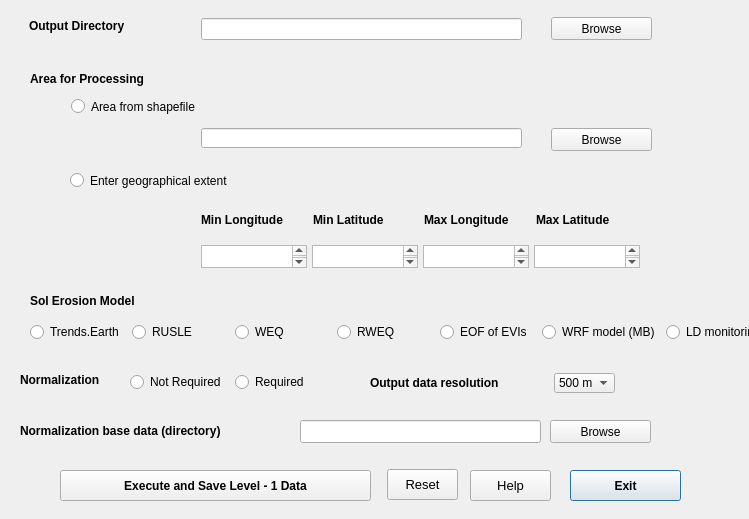
<?xml version="1.0" encoding="UTF-8"?>
<ui version="4.0">
 <class>lvl1SingleComponentDialogBase</class>
 <widget class="QDialog" name="lvl1SingleComponentDialogBase">
  <property name="geometry">
   <rect>
    <x>0</x>
    <y>0</y>
    <width>749</width>
    <height>519</height>
   </rect>
  </property>
  <property name="windowTitle">
   <string>Level 1 Single Component</string>
  </property>
  <widget class="QPushButton" name="pushButton_2">
   <property name="geometry">
    <rect>
     <x>570</x>
     <y>470</y>
     <width>111</width>
     <height>31</height>
    </rect>
   </property>
   <property name="sizePolicy">
    <sizepolicy hsizetype="Fixed" vsizetype="Fixed">
     <horstretch>0</horstretch>
     <verstretch>0</verstretch>
    </sizepolicy>
   </property>
   <property name="font">
    <font>
     <pointsize>9</pointsize>
     <weight>75</weight>
     <bold>true</bold>
    </font>
   </property>
   <property name="text">
    <string>Exit</string>
   </property>
  </widget>
  <widget class="QLabel" name="label_7">
   <property name="geometry">
    <rect>
     <x>30</x>
     <y>290</y>
     <width>141</width>
     <height>22</height>
    </rect>
   </property>
   <property name="font">
    <font>
     <pointsize>9</pointsize>
     <weight>75</weight>
     <bold>true</bold>
    </font>
   </property>
   <property name="text">
    <string>Sol Erosion Model</string>
   </property>
  </widget>
  <widget class="QLineEdit" name="lineEdit_5">
   <property name="geometry">
    <rect>
     <x>300</x>
     <y>420</y>
     <width>241</width>
     <height>23</height>
    </rect>
   </property>
   <property name="sizePolicy">
    <sizepolicy hsizetype="Fixed" vsizetype="Fixed">
     <horstretch>0</horstretch>
     <verstretch>0</verstretch>
    </sizepolicy>
   </property>
   <property name="font">
    <font>
     <pointsize>9</pointsize>
    </font>
   </property>
  </widget>
  <widget class="QPushButton" name="pushButton">
   <property name="geometry">
    <rect>
     <x>60</x>
     <y>470</y>
     <width>311</width>
     <height>31</height>
    </rect>
   </property>
   <property name="sizePolicy">
    <sizepolicy hsizetype="Fixed" vsizetype="Fixed">
     <horstretch>0</horstretch>
     <verstretch>0</verstretch>
    </sizepolicy>
   </property>
   <property name="font">
    <font>
     <pointsize>9</pointsize>
     <weight>75</weight>
     <bold>true</bold>
    </font>
   </property>
   <property name="text">
    <string>Execute and Save Level - 1 Data</string>
   </property>
  </widget>
  <widget class="QLabel" name="label_8">
   <property name="geometry">
    <rect>
     <x>20</x>
     <y>369</y>
     <width>111</width>
     <height>22</height>
    </rect>
   </property>
   <property name="font">
    <font>
     <pointsize>9</pointsize>
     <weight>75</weight>
     <bold>true</bold>
    </font>
   </property>
   <property name="text">
    <string>Normalization</string>
   </property>
  </widget>
  <widget class="QLabel" name="label_4">
   <property name="geometry">
    <rect>
     <x>29</x>
     <y>15</y>
     <width>151</width>
     <height>21</height>
    </rect>
   </property>
   <property name="font">
    <font>
     <pointsize>9</pointsize>
     <weight>75</weight>
     <bold>true</bold>
    </font>
   </property>
   <property name="text">
    <string>Output Directory</string>
   </property>
  </widget>
  <widget class="QLineEdit" name="lineEdit_4">
   <property name="geometry">
    <rect>
     <x>201</x>
     <y>18</y>
     <width>321</width>
     <height>22</height>
    </rect>
   </property>
   <property name="sizePolicy">
    <sizepolicy hsizetype="Fixed" vsizetype="Fixed">
     <horstretch>0</horstretch>
     <verstretch>0</verstretch>
    </sizepolicy>
   </property>
   <property name="font">
    <font>
     <pointsize>9</pointsize>
    </font>
   </property>
  </widget>
  <widget class="QWidget" name="layoutWidget_2">
   <property name="geometry">
    <rect>
     <x>130</x>
     <y>370</y>
     <width>203</width>
     <height>24</height>
    </rect>
   </property>
   <property name="font">
    <font>
     <pointsize>9</pointsize>
    </font>
   </property>
   <layout class="QHBoxLayout" name="horizontalLayout_2">
    <item>
     <widget class="QRadioButton" name="radioButton_8">
      <property name="font">
       <font>
        <pointsize>9</pointsize>
       </font>
      </property>
      <property name="text">
       <string>Not Required</string>
      </property>
     </widget>
    </item>
    <item>
     <widget class="QRadioButton" name="radioButton_7">
      <property name="font">
       <font>
        <pointsize>9</pointsize>
       </font>
      </property>
      <property name="text">
       <string>Required</string>
      </property>
     </widget>
    </item>
   </layout>
  </widget>
  <widget class="QLabel" name="label_10">
   <property name="geometry">
    <rect>
     <x>20</x>
     <y>420</y>
     <width>271</width>
     <height>22</height>
    </rect>
   </property>
   <property name="font">
    <font>
     <pointsize>9</pointsize>
     <weight>75</weight>
     <bold>true</bold>
    </font>
   </property>
   <property name="text">
    <string>Normalization base data (directory)</string>
   </property>
  </widget>
  <widget class="QLabel" name="label_5">
   <property name="geometry">
    <rect>
     <x>30</x>
     <y>68</y>
     <width>151</width>
     <height>22</height>
    </rect>
   </property>
   <property name="font">
    <font>
     <pointsize>9</pointsize>
     <weight>75</weight>
     <bold>true</bold>
    </font>
   </property>
   <property name="text">
    <string>Area for Processing</string>
   </property>
  </widget>
  <widget class="QPushButton" name="pushButton_3">
   <property name="geometry">
    <rect>
     <x>551</x>
     <y>17</y>
     <width>101</width>
     <height>23</height>
    </rect>
   </property>
   <property name="sizePolicy">
    <sizepolicy hsizetype="Fixed" vsizetype="Fixed">
     <horstretch>0</horstretch>
     <verstretch>0</verstretch>
    </sizepolicy>
   </property>
   <property name="font">
    <font>
     <pointsize>9</pointsize>
    </font>
   </property>
   <property name="text">
    <string>Browse</string>
   </property>
  </widget>
  <widget class="QLineEdit" name="lineEdit_2">
   <property name="geometry">
    <rect>
     <x>201</x>
     <y>128</y>
     <width>321</width>
     <height>20</height>
    </rect>
   </property>
   <property name="font">
    <font>
     <pointsize>9</pointsize>
    </font>
   </property>
  </widget>
  <widget class="QPushButton" name="pushButton_4">
   <property name="geometry">
    <rect>
     <x>551</x>
     <y>128</y>
     <width>101</width>
     <height>23</height>
    </rect>
   </property>
   <property name="sizePolicy">
    <sizepolicy hsizetype="Fixed" vsizetype="Fixed">
     <horstretch>0</horstretch>
     <verstretch>0</verstretch>
    </sizepolicy>
   </property>
   <property name="font">
    <font>
     <pointsize>9</pointsize>
    </font>
   </property>
   <property name="text">
    <string>Browse</string>
   </property>
  </widget>
  <widget class="QSplitter" name="splitter_7">
   <property name="geometry">
    <rect>
     <x>201</x>
     <y>210</y>
     <width>440</width>
     <height>20</height>
    </rect>
   </property>
   <property name="font">
    <font>
     <pointsize>9</pointsize>
     <kerning>true</kerning>
    </font>
   </property>
   <property name="toolTip">
    <string/>
   </property>
   <property name="orientation">
    <enum>Qt::Horizontal</enum>
   </property>
   <widget class="QWidget" name="layoutWidget">
    <property name="font">
     <font>
      <pointsize>9</pointsize>
      <kerning>true</kerning>
     </font>
    </property>
    <property name="toolTip">
     <string/>
    </property>
    <layout class="QHBoxLayout" name="horizontalLayout">
     <item>
      <widget class="QLabel" name="label_11">
       <property name="font">
        <font>
         <pointsize>9</pointsize>
         <weight>75</weight>
         <bold>true</bold>
         <kerning>true</kerning>
        </font>
       </property>
       <property name="toolTip">
        <string/>
       </property>
       <property name="text">
        <string>Min Longitude</string>
       </property>
      </widget>
     </item>
     <item>
      <widget class="QLabel" name="label_12">
       <property name="font">
        <font>
         <pointsize>9</pointsize>
         <weight>75</weight>
         <bold>true</bold>
         <kerning>true</kerning>
        </font>
       </property>
       <property name="toolTip">
        <string/>
       </property>
       <property name="text">
        <string>Min Latitude</string>
       </property>
      </widget>
     </item>
     <item>
      <widget class="QLabel" name="label_13">
       <property name="font">
        <font>
         <pointsize>9</pointsize>
         <weight>75</weight>
         <bold>true</bold>
         <kerning>true</kerning>
        </font>
       </property>
       <property name="toolTip">
        <string/>
       </property>
       <property name="text">
        <string>Max Longitude</string>
       </property>
      </widget>
     </item>
     <item>
      <widget class="QLabel" name="label_14">
       <property name="font">
        <font>
         <pointsize>9</pointsize>
         <weight>75</weight>
         <bold>true</bold>
         <kerning>true</kerning>
        </font>
       </property>
       <property name="toolTip">
        <string/>
       </property>
       <property name="text">
        <string>Max Latitude</string>
       </property>
      </widget>
     </item>
    </layout>
   </widget>
  </widget>
  <widget class="QRadioButton" name="radioButton">
   <property name="geometry">
    <rect>
     <x>71</x>
     <y>98</y>
     <width>161</width>
     <height>17</height>
    </rect>
   </property>
   <property name="font">
    <font>
     <pointsize>9</pointsize>
    </font>
   </property>
   <property name="text">
    <string>Area from shapefile</string>
   </property>
  </widget>
  <widget class="QRadioButton" name="radioButton_2">
   <property name="geometry">
    <rect>
     <x>70</x>
     <y>170</y>
     <width>201</width>
     <height>21</height>
    </rect>
   </property>
   <property name="font">
    <font>
     <pointsize>9</pointsize>
    </font>
   </property>
   <property name="text">
    <string>Enter geographical extent</string>
   </property>
  </widget>
  <widget class="QPushButton" name="pushButton_5">
   <property name="geometry">
    <rect>
     <x>550</x>
     <y>420</y>
     <width>101</width>
     <height>23</height>
    </rect>
   </property>
   <property name="sizePolicy">
    <sizepolicy hsizetype="Fixed" vsizetype="Fixed">
     <horstretch>0</horstretch>
     <verstretch>0</verstretch>
    </sizepolicy>
   </property>
   <property name="font">
    <font>
     <pointsize>9</pointsize>
    </font>
   </property>
   <property name="text">
    <string>Browse</string>
   </property>
  </widget>
  <widget class="QWidget" name="layoutWidget_3">
   <property name="geometry">
    <rect>
     <x>30</x>
     <y>320</y>
     <width>825</width>
     <height>24</height>
    </rect>
   </property>
   <property name="font">
    <font>
     <pointsize>9</pointsize>
    </font>
   </property>
   <layout class="QHBoxLayout" name="horizontalLayout_3">
    <property name="rightMargin">
     <number>0</number>
    </property>
    <item>
     <widget class="QRadioButton" name="radioButton_11">
      <property name="text">
       <string>Trends.Earth</string>
      </property>
     </widget>
    </item>
    <item>
     <widget class="QRadioButton" name="radioButton_3">
      <property name="font">
       <font>
        <pointsize>9</pointsize>
       </font>
      </property>
      <property name="text">
       <string>RUSLE</string>
      </property>
     </widget>
    </item>
    <item>
     <widget class="QRadioButton" name="radioButton_4">
      <property name="font">
       <font>
        <pointsize>9</pointsize>
       </font>
      </property>
      <property name="text">
       <string>WEQ</string>
      </property>
     </widget>
    </item>
    <item>
     <widget class="QRadioButton" name="radioButton_5">
      <property name="font">
       <font>
        <pointsize>9</pointsize>
       </font>
      </property>
      <property name="text">
       <string>RWEQ</string>
      </property>
     </widget>
    </item>
    <item>
     <widget class="QRadioButton" name="radioButton_6">
      <property name="font">
       <font>
        <pointsize>9</pointsize>
       </font>
      </property>
      <property name="text">
       <string>EOF of EVIs</string>
      </property>
     </widget>
    </item>
    <item>
     <widget class="QRadioButton" name="radioButton_9">
      <property name="font">
       <font>
        <pointsize>9</pointsize>
       </font>
      </property>
      <property name="text">
       <string>WRF model (MB)</string>
      </property>
     </widget>
    </item>
    <item>
     <widget class="QRadioButton" name="radioButton_10">
      <property name="font">
       <font>
        <pointsize>9</pointsize>
       </font>
      </property>
      <property name="text">
       <string>LD monitoring by InSAR series</string>
      </property>
     </widget>
    </item>
   </layout>
  </widget>
  <widget class="QPushButton" name="pushButton_6">
   <property name="geometry">
    <rect>
     <x>387</x>
     <y>469</y>
     <width>71</width>
     <height>31</height>
    </rect>
   </property>
   <property name="sizePolicy">
    <sizepolicy hsizetype="Fixed" vsizetype="Fixed">
     <horstretch>0</horstretch>
     <verstretch>0</verstretch>
    </sizepolicy>
   </property>
   <property name="font">
    <font>
     <pointsize>10</pointsize>
    </font>
   </property>
   <property name="text">
    <string>Reset</string>
   </property>
  </widget>
  <widget class="QPushButton" name="pushButton_7">
   <property name="geometry">
    <rect>
     <x>470</x>
     <y>470</y>
     <width>81</width>
     <height>31</height>
    </rect>
   </property>
   <property name="sizePolicy">
    <sizepolicy hsizetype="Fixed" vsizetype="Fixed">
     <horstretch>0</horstretch>
     <verstretch>0</verstretch>
    </sizepolicy>
   </property>
   <property name="font">
    <font>
     <pointsize>10</pointsize>
    </font>
   </property>
   <property name="text">
    <string>Help</string>
   </property>
  </widget>
  <widget class="QTextEdit" name="textEdit_4">
   <property name="geometry">
    <rect>
     <x>534</x>
     <y>245</y>
     <width>106</width>
     <height>23</height>
    </rect>
   </property>
   <property name="sizePolicy">
    <sizepolicy hsizetype="Fixed" vsizetype="Fixed">
     <horstretch>0</horstretch>
     <verstretch>0</verstretch>
    </sizepolicy>
   </property>
   <property name="font">
    <font>
     <pointsize>9</pointsize>
    </font>
   </property>
  </widget>
  <widget class="QTextEdit" name="textEdit">
   <property name="geometry">
    <rect>
     <x>201</x>
     <y>245</y>
     <width>106</width>
     <height>23</height>
    </rect>
   </property>
   <property name="sizePolicy">
    <sizepolicy hsizetype="Fixed" vsizetype="Fixed">
     <horstretch>0</horstretch>
     <verstretch>0</verstretch>
    </sizepolicy>
   </property>
   <property name="font">
    <font>
     <pointsize>9</pointsize>
    </font>
   </property>
  </widget>
  <widget class="QTextEdit" name="textEdit_2">
   <property name="geometry">
    <rect>
     <x>312</x>
     <y>245</y>
     <width>106</width>
     <height>23</height>
    </rect>
   </property>
   <property name="sizePolicy">
    <sizepolicy hsizetype="Fixed" vsizetype="Fixed">
     <horstretch>0</horstretch>
     <verstretch>0</verstretch>
    </sizepolicy>
   </property>
   <property name="font">
    <font>
     <pointsize>9</pointsize>
    </font>
   </property>
  </widget>
  <widget class="QTextEdit" name="textEdit_3">
   <property name="geometry">
    <rect>
     <x>423</x>
     <y>245</y>
     <width>106</width>
     <height>23</height>
    </rect>
   </property>
   <property name="sizePolicy">
    <sizepolicy hsizetype="Fixed" vsizetype="Fixed">
     <horstretch>0</horstretch>
     <verstretch>0</verstretch>
    </sizepolicy>
   </property>
   <property name="font">
    <font>
     <pointsize>9</pointsize>
    </font>
   </property>
  </widget>
  <widget class="QLabel" name="label_9">
   <property name="geometry">
    <rect>
     <x>370</x>
     <y>373</y>
     <width>181</width>
     <height>20</height>
    </rect>
   </property>
   <property name="font">
    <font>
     <pointsize>9</pointsize>
     <weight>75</weight>
     <bold>true</bold>
    </font>
   </property>
   <property name="text">
    <string>Output data resolution   </string>
   </property>
  </widget>
  <widget class="QComboBox" name="comboBox">
   <property name="geometry">
    <rect>
     <x>554</x>
     <y>373</y>
     <width>61</width>
     <height>20</height>
    </rect>
   </property>
   <property name="sizePolicy">
    <sizepolicy hsizetype="Fixed" vsizetype="Fixed">
     <horstretch>0</horstretch>
     <verstretch>0</verstretch>
    </sizepolicy>
   </property>
   <property name="font">
    <font>
     <pointsize>9</pointsize>
    </font>
   </property>
   <item>
    <property name="text">
     <string>500 m</string>
    </property>
   </item>
   <item>
    <property name="text">
     <string>250 m</string>
    </property>
   </item>
  </widget>
 </widget>
 <resources/>
 <connections/>
</ui>
